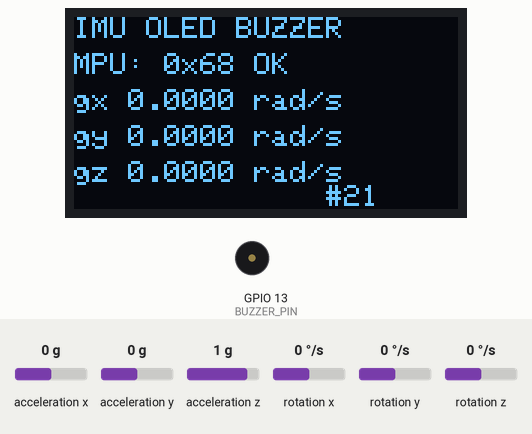
A sketch run on a simulated ESP32. On the bench: 128×64 one-colour display, buzzer (waves = sounding). Wiring (inferred from the names in the program): MPU-6050 motion sensor at I2C address 0x68. The inputs (shaded band) are chosen by the test bench; at power-on: rotation x 0 °/s, rotation y 0 °/s, rotation z 0 °/s, acceleration x 0 g, acceleration y 0 g, acceleration z 1 g. What the sketch prints to the serial monitor is not drawn.

Above: at 2.2 s.
2.3 s: rotation x set to -192 °/s
At 2.48 s:
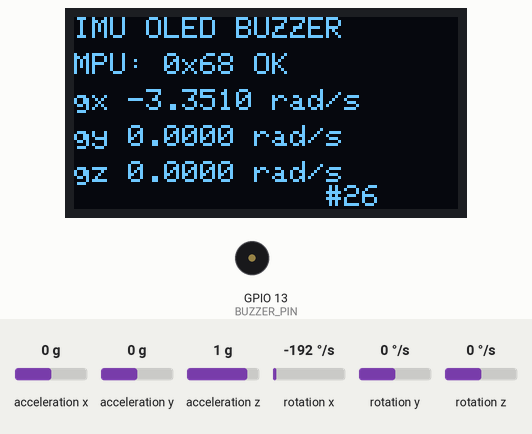
3.8 s: rotation y set to -192 °/s
At 3.98 s:
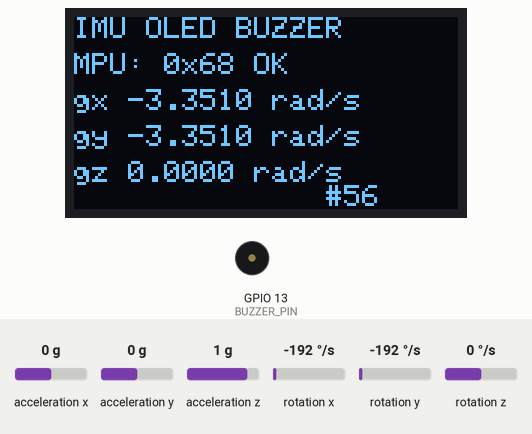
5.3 s: rotation z set to -192 °/s
At 5.48 s:
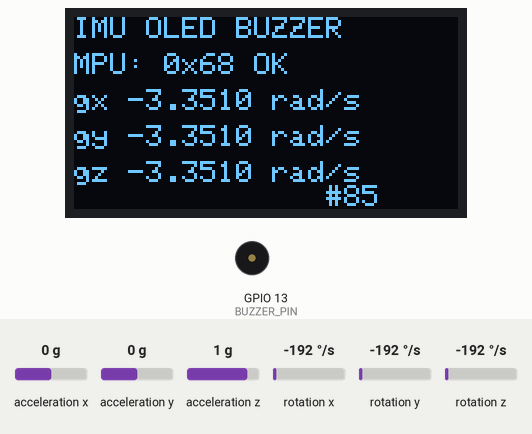
6.8 s: rotation x set to -100 °/s
At 6.98 s:
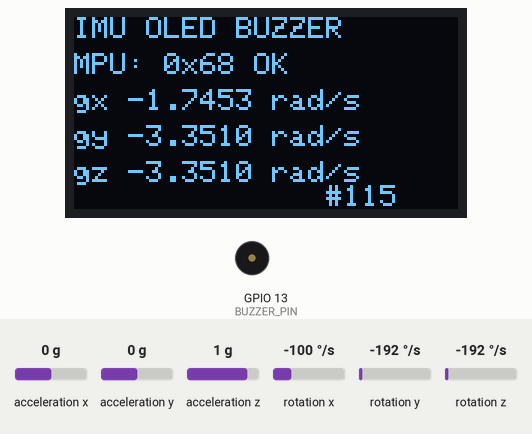
8.3 s: rotation y set to -100 °/s
At 8.48 s:
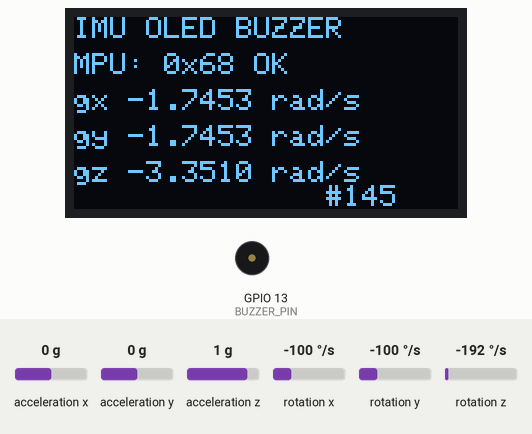
Timing chart, 0 to 10.8 s (numbered marks = the images above; inputs shaded):
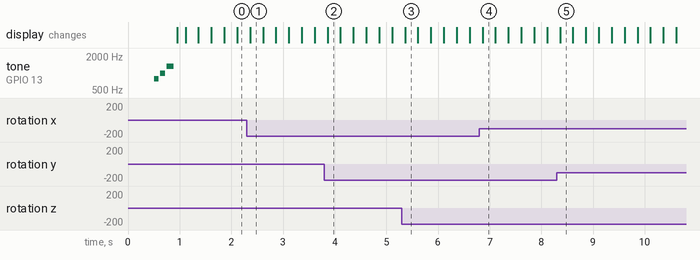

The sketch:

imu_oled_buzzer_startup_test.ino
```cpp
// IMU + OLED + buzzer integration test for ESP32 Dev Module / NodeMCU-32S.
//
// Wiring:
//   Shared I2C bus:
//     ESP32 SDA -> GPIO21
//     ESP32 SCL -> GPIO22
//
//   MPU6050:
//     VCC -> 3.3V
//     GND -> GND
//     SDA -> GPIO21
//     SCL -> GPIO22
//     AD0 -> optional on common GY-521 modules; LOW/GND gives address 0x68
//     INT -> not used
//
//   OLED SH1106 1.3 inch I2C:
//     VCC -> 3.3V
//     GND -> GND
//     SDA -> GPIO21
//     SCL/SCK -> GPIO22
//     I2C address -> 0x3C
//
//   Passive buzzer:
//     Signal -> GPIO13
//     GND -> GND
//
// This sketch plays a short startup sound on the passive buzzer, then reads
// MPU6050 gyro values using direct I2C registers, converts gx/gy/gz to rad/s,
// and updates the SH1106 OLED display.

#include <Wire.h>
#include <Adafruit_GFX.h>
#include <Adafruit_SH110X.h>

const uint8_t I2C_SDA_PIN = 21;
const uint8_t I2C_SCL_PIN = 22;
const uint8_t BUZZER_PIN = 13;

const uint8_t OLED_I2C_ADDRESS = 0x3C;
const int SCREEN_WIDTH = 128;
const int SCREEN_HEIGHT = 64;
const int OLED_RESET_PIN = -1;

const uint8_t MPU6050_ADDR_LOW = 0x68;
const uint8_t MPU6050_ADDR_HIGH = 0x69;

const uint8_t REG_SMPLRT_DIV = 0x19;
const uint8_t REG_CONFIG = 0x1A;
const uint8_t REG_GYRO_CONFIG = 0x1B;
const uint8_t REG_ACCEL_CONFIG = 0x1C;
const uint8_t REG_ACCEL_XOUT_H = 0x3B;
const uint8_t REG_PWR_MGMT_1 = 0x6B;
const uint8_t REG_WHO_AM_I = 0x75;

const unsigned long SAMPLE_INTERVAL_MS = 50;
const unsigned long DISPLAY_INTERVAL_MS = 250;
const float DEGREES_TO_RADIANS = 0.01745329252;

Adafruit_SH1106G display(SCREEN_WIDTH, SCREEN_HEIGHT, &Wire, OLED_RESET_PIN);

uint8_t mpuAddress = 0;
unsigned long sampleCount = 0;
unsigned long lastSampleMs = 0;
unsigned long lastDisplayMs = 0;

float gxRadS = 0.0;
float gyRadS = 0.0;
float gzRadS = 0.0;
bool latestReadOk = false;

void playToneBlocking(unsigned int frequency, unsigned long durationMs, unsigned long gapMs) {
  tone(BUZZER_PIN, frequency, durationMs);
  delay(durationMs + gapMs);
  noTone(BUZZER_PIN);
}

void playStartupSound() {
  playToneBlocking(784, 90, 30);
  playToneBlocking(988, 90, 30);
  playToneBlocking(1319, 140, 0);
  digitalWrite(BUZZER_PIN, LOW);
}

bool i2cDevicePresent(uint8_t address) {
  Wire.beginTransmission(address);
  return Wire.endTransmission() == 0;
}

void scanI2CBus() {
  Serial.println();
  Serial.println("Scanning I2C bus...");

  uint8_t deviceCount = 0;
  for (uint8_t address = 1; address < 127; address++) {
    if (i2cDevicePresent(address)) {
      Serial.print("I2C device found at 0x");
      if (address < 16) {
        Serial.print("0");
      }
      Serial.println(address, HEX);
      deviceCount++;
    }
  }

  if (deviceCount == 0) {
    Serial.println("No I2C devices found");
  } else {
    Serial.print("I2C device count: ");
    Serial.println(deviceCount);
  }
  Serial.println();
}

bool writeRegister(uint8_t address, uint8_t reg, uint8_t value) {
  Wire.beginTransmission(address);
  Wire.write(reg);
  Wire.write(value);
  return Wire.endTransmission() == 0;
}

bool readRegisters(uint8_t address, uint8_t startReg, uint8_t *buffer, uint8_t length) {
  Wire.beginTransmission(address);
  Wire.write(startReg);
  if (Wire.endTransmission(false) != 0) {
    return false;
  }

  const uint8_t received = Wire.requestFrom(address, length);
  if (received != length) {
    return false;
  }

  for (uint8_t i = 0; i < length; i++) {
    buffer[i] = Wire.read();
  }

  return true;
}

bool readRegister(uint8_t address, uint8_t reg, uint8_t &value) {
  return readRegisters(address, reg, &value, 1);
}

int16_t combineInt16(uint8_t highByte, uint8_t lowByte) {
  return (int16_t)((highByte << 8) | lowByte);
}

uint8_t detectMpuAddress() {
  if (i2cDevicePresent(MPU6050_ADDR_LOW)) {
    return MPU6050_ADDR_LOW;
  }

  if (i2cDevicePresent(MPU6050_ADDR_HIGH)) {
    return MPU6050_ADDR_HIGH;
  }

  return 0;
}

bool initializeMpu6050() {
  mpuAddress = detectMpuAddress();
  if (mpuAddress == 0) {
    Serial.println("MPU6050 not found at 0x68 or 0x69");
    Serial.println("Check SDA/SCL wiring, power, GND, and AD0 pin.");
    return false;
  }

  Serial.print("MPU6050 found at 0x");
  Serial.println(mpuAddress, HEX);

  uint8_t whoAmI = 0;
  if (!readRegister(mpuAddress, REG_WHO_AM_I, whoAmI)) {
    Serial.println("Failed to read WHO_AM_I register");
    return false;
  }

  Serial.print("WHO_AM_I: 0x");
  if (whoAmI < 16) {
    Serial.print("0");
  }
  Serial.println(whoAmI, HEX);

  if ((whoAmI & 0x7E) != 0x68) {
    Serial.println("Warning: WHO_AM_I is not the usual MPU6050 value 0x68");
  }

  // Wake sensor, use X gyro PLL clock, set accel to +/-2g and gyro to +/-250 dps.
  if (!writeRegister(mpuAddress, REG_PWR_MGMT_1, 0x01)) {
    return false;
  }
  delay(100);

  writeRegister(mpuAddress, REG_SMPLRT_DIV, 0x07);
  writeRegister(mpuAddress, REG_CONFIG, 0x03);
  writeRegister(mpuAddress, REG_GYRO_CONFIG, 0x00);
  writeRegister(mpuAddress, REG_ACCEL_CONFIG, 0x00);

  Serial.println("MPU6050 initialized");
  return true;
}

bool readGyroRadS() {
  uint8_t data[14];
  if (!readRegisters(mpuAddress, REG_ACCEL_XOUT_H, data, sizeof(data))) {
    latestReadOk = false;
    return false;
  }

  const int16_t rawGx = combineInt16(data[8], data[9]);
  const int16_t rawGy = combineInt16(data[10], data[11]);
  const int16_t rawGz = combineInt16(data[12], data[13]);

  gxRadS = (rawGx / 131.0) * DEGREES_TO_RADIANS;
  gyRadS = (rawGy / 131.0) * DEGREES_TO_RADIANS;
  gzRadS = (rawGz / 131.0) * DEGREES_TO_RADIANS;

  sampleCount++;
  latestReadOk = true;
  return true;
}

void printGyroSample() {
  Serial.print("sample:");
  Serial.print(sampleCount);
  Serial.print("\t");
  Serial.print("gx_rads:");
  Serial.print(gxRadS, 4);
  Serial.print("\t");
  Serial.print("gy_rads:");
  Serial.print(gyRadS, 4);
  Serial.print("\t");
  Serial.print("gz_rads:");
  Serial.println(gzRadS, 4);
}

void drawStatusScreen(const char *line1, const char *line2) {
  display.clearDisplay();
  display.setTextColor(SH110X_WHITE);
  display.setTextSize(1);
  display.setCursor(0, 0);
  display.println("IMU OLED BUZZER");
  display.println(line1);
  display.println(line2);
  display.display();
}

void drawGyroScreen() {
  display.clearDisplay();
  display.setTextColor(SH110X_WHITE);
  display.setTextSize(1);

  display.setCursor(0, 0);
  display.println("IMU OLED BUZZER");

  display.setCursor(0, 12);
  display.print("MPU: 0x");
  if (mpuAddress < 16) {
    display.print("0");
  }
  display.print(mpuAddress, HEX);
  display.print(" ");
  display.println(latestReadOk ? "OK" : "READ ERR");

  display.setCursor(0, 24);
  display.print("gx ");
  display.print(gxRadS, 4);
  display.println(" rad/s");

  display.setCursor(0, 36);
  display.print("gy ");
  display.print(gyRadS, 4);
  display.println(" rad/s");

  display.setCursor(0, 48);
  display.print("gz ");
  display.print(gzRadS, 4);
  display.println(" rad/s");

  display.setCursor(84, 56);
  display.print("#");
  display.print(sampleCount);

  display.display();
}

void setup() {
  Serial.begin(115200);
  delay(500);

  pinMode(BUZZER_PIN, OUTPUT);
  digitalWrite(BUZZER_PIN, LOW);

  Serial.println("IMU + OLED + buzzer integration test started");
  Serial.println("Board target: ESP32 Dev Module");
  Serial.println("I2C wiring: SDA GPIO21, SCL GPIO22");
  Serial.println("Buzzer signal: GPIO13");
  Serial.println("OLED SH1106 address: 0x3C");

  playStartupSound();

  Wire.begin(I2C_SDA_PIN, I2C_SCL_PIN);
  Wire.setClock(400000);

  scanI2CBus();

  if (!display.begin(OLED_I2C_ADDRESS, true)) {
    Serial.println("SH1106 init failed");
    while (true) {
      delay(1000);
    }
  }
  display.setRotation(0);
  drawStatusScreen("OLED initialized", "Starting MPU...");

  if (!initializeMpu6050()) {
    drawStatusScreen("MPU init failed", "Retrying...");
  } else {
    drawStatusScreen("Startup sound OK", "Rotate sensor");
  }
}

void loop() {
  const unsigned long now = millis();

  if (mpuAddress == 0) {
    if ((now - lastDisplayMs) >= DISPLAY_INTERVAL_MS) {
      lastDisplayMs = now;
      scanI2CBus();
      if (!initializeMpu6050()) {
        drawStatusScreen("MPU not found", "Check wiring");
      }
    }
    return;
  }

  if ((now - lastSampleMs) >= SAMPLE_INTERVAL_MS) {
    lastSampleMs = now;
    if (readGyroRadS()) {
      printGyroSample();
    } else {
      Serial.println("Gyro read failed");
    }
  }

  if ((now - lastDisplayMs) >= DISPLAY_INTERVAL_MS) {
    lastDisplayMs = now;
    drawGyroScreen();
  }
}
```
